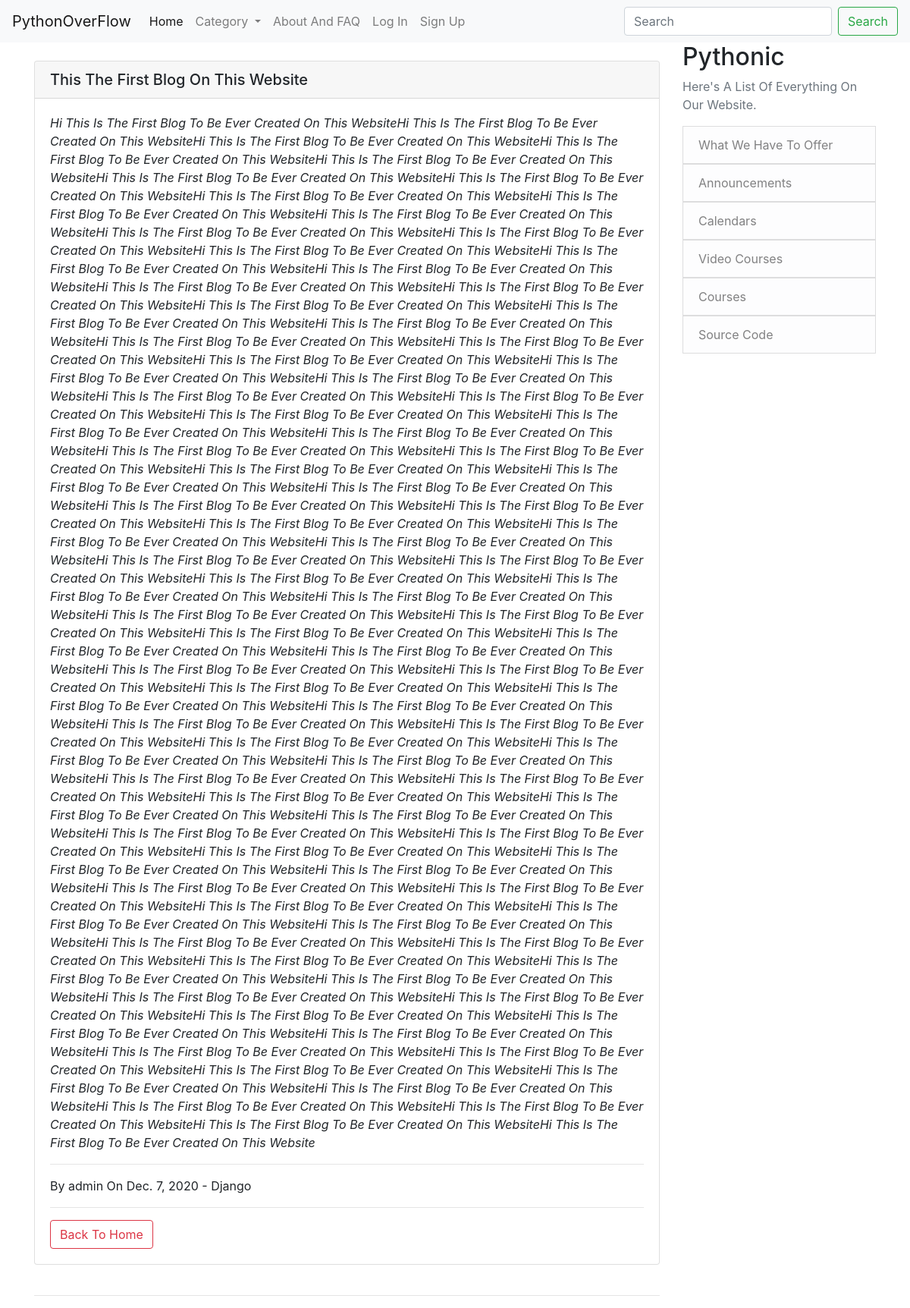
Before: /post-detail/17 with the older database file.
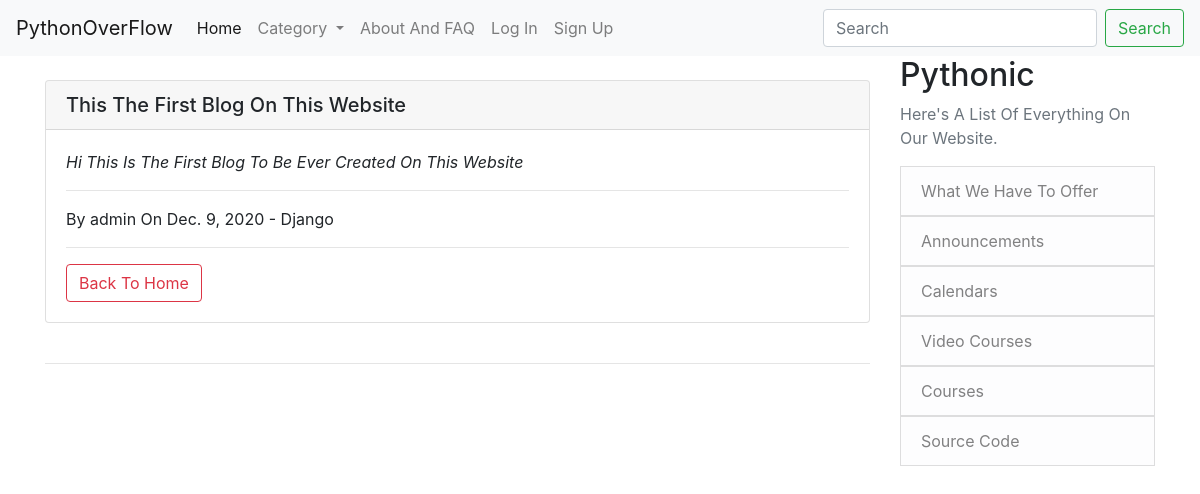
After: the same page with the newer database file.
### App/models.py (models this page shows, shortened)
class Post(models.Model):
    title = models.CharField(max_length=120)
    author = models.ForeignKey(User, on_delete=models.CASCADE)
    context = RichTextField(blank=True, null=True)
    date_created = models.DateField(auto_now=True)
    category = models.CharField(max_length=30, default='Python')
    likes = models.ManyToManyField(User, related_name='blog_posts')
    def total_like(self):
        return self.likes.count()

### App/views.py (the view)
# urls.py: path('post-detail/<int:pk>', post_detail_view.as_view(), name='post_detail'),
class post_detail_view(DetailView):
    model = Post
    template_name = 'App/post-detail.html'
    def get_context_data(self, *args, **kwargs):
        cate_menu = Category.objects.all()
        context = super(post_detail_view, self).get_context_data(*args, **kwargs)
        databasecheck = get_object_or_404(Post, id=self.kwargs['pk'])
        total_like = databasecheck.total_like()
        liked = False
        if databasecheck.likes.filter(id=self.request.user.id).exists():
            liked = True
        context['cate_menu'] = cate_menu
        context['total_like'] = total_like
        context['liked'] = liked
        return context

### App/models.py (called while the page is built)
    def __str__(self):
        return self.name

### App/templates/App/post-detail.html (shortened to what this page needs)
{% extends "App/base.html" %}
{% block content %}
<br>
<div class="card">
    <h5 class="card-header">{{ post.title }}</h5>
    <div class="card-body">
        <p class="card-text"><i>{{ post.context|safe }}</i></p>
        <hr>
        <p class="card-text">By {{ post.author }} On {{ post.date_created }} - {{ post.category }}</p>
        <hr>
        <a href="/" type="button" class="btn btn-outline-danger">Back To Home</a>
    </div>
</div>
<br>
<hr>
{% endblock %}

Changed rows visible on the page:
changed Post "This The First Blog On This Website": context "…Ever Created On This WebsiteHi This Is The First Blog To Be Ever Created On This WebsiteHi This Is The First Blog To Be Ever Created On This WebsiteHi This Is The First Blog To Be Ever Created On This WebsiteHi This Is The First Blog To Be Ever Created On This WebsiteHi This Is The First Blog To Be Ever Created On This WebsiteHi This Is The First Blog To Be Ever Created On This WebsiteHi This Is The First Blog To Be Ever Created On This WebsiteHi This Is The First Blog To Be Ever Created On This WebsiteHi This Is The First Blog To Be Ever Created On This WebsiteHi This Is The First Blog To Be Ever Created On This WebsiteHi This Is The First Blog To Be Ever Created On This WebsiteHi This Is…" → "Hi This Is The First Blog To Be Ever Created On This Website"; date_created "Dec. 7, 2020" → "Dec. 9, 2020"
